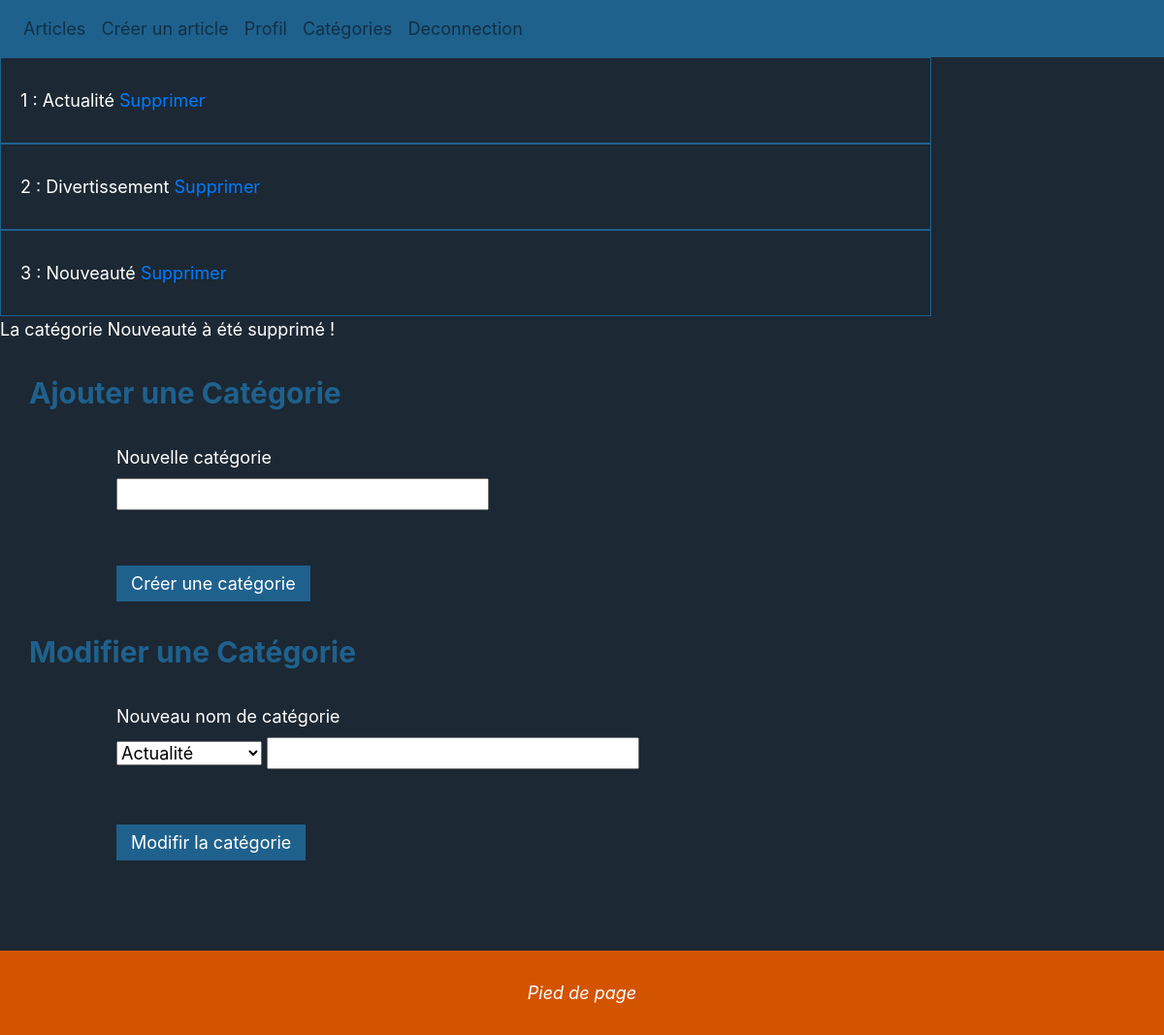
The page /admin?ac=category&id=3 (signed in) on the database its author committed.
### tables this page shows
CREATE TABLE `categories` (
  `id` int(11) NOT NULL,
  `name` varchar(255) NOT NULL
);

### Model/function.php (called while the page is built, shortened)
<?php
function connectPdo(){
    try{
        $pdo = new PDO ('mysql:host='.HOST.';dbname='.DBNAME, USER , PW , array(PDO::MYSQL_ATTR_INIT_COMMAND => 'SET NAMES utf8'));
        return $pdo ;
    }
    catch(PDOExeption $e)
    {
        echo "problème de connexion". $e->getMessage();
        return fasle ;
    }
}
function getCategories(){
    $pdo = connectPdo();
    try{
        $db = $pdo->prepare("select categories.id, categories.name from categories");
        $db->execute();
        $categories = $db->fetchALL(PDO::FETCH_OBJ);
    }catch (PDOException $e){
        echo"Erreur de connexion". $e->getMessage();
    }
    return $categories;
}
function getCategoryNameById($id){
    $pdo = connectPdo();
    try {
        $db = $pdo->prepare(" SELECT categories.name FROM categories where categories.id=:id");
        $db->execute([':id'=>$id]);
        $req = $db->fetch(PDO::FETCH_OBJ);
        return $req->name;
    }catch (PDOException $e){
        echo "Erreur de connection users". $e->getMessage();
    }
}

### View/category.php (the view, shortened to what this page needs)
<?php
if(isset($categories)){
    foreach ($categories as $category){
    ?>
    <div class='comment'><?php echo "$category->id : $category->name"; ?>
        <a class='supprcat' onclick="return confirmSuppr()" href= <?php echo "/admin?ac=category&id=$category->id" ?>>Supprimer</a>
    </div>
    <?php
    }
    if(isset($message)){
        echo "<div class='msg'>$message</div>";
    }
}
?>
<div class="title" xmlns="http://www.w3.org/1999/html">Ajouter une Catégorie</div>
<form action="/admin?ac=addcategory" id="form-addcat" method="post" enctype="multipart/form-data">
    <label for="name">Nouvelle catégorie</label><br />
    <input class="i-title" type="text" name="name" required/>
    <br />
    <br />
    <input class="i-sub" form="addcat" type="submit" value="Créer une catégorie">
</form>
<div class="title" xmlns="http://www.w3.org/1999/html">Modifier une Catégorie</div>
<form action="/admin?ac=setcategory" id="form-setcat" method="post" enctype="multipart/form-data">
    <label for="idcategory">Nouveau nom de catégorie</label><br />
    <select class="i-category" type="select" form="form-setcat" name="idcat">
        <?php
        foreach ($categories as $category){
            echo "<option value=$category->id>$category->name</option>";
        }
        ?>
    </select>
    <input class="i-title" type="text" name="namecat" required/>
    <br />
    <br />
    <input class="i-sub" type="submit" value="Modifir la catégorie">
</form>

### asset/css/style.css (style rules this page uses)
html { min-height: 100%; }
body { background-color:#1C2833;color :white;margin: 0; font-size:18px;position: relative; padding-bottom: 160px }
form { width: 80%; display: block; margin: auto; }
input, textarea { margin-bottom: 20px; }
.i-sub { border: none; display: block;background-color:#1F618D; color: white; cursor: pointer; padding: 5px; padding-right: 15px;padding-left: 15px;margin-top: 10px; }
.i-title, .i-content { width: 40% }
.title { color: #1F618D; font-size: 30px; font-weight: bold; margin: 30px; }
.comment { padding-bottom: 30px; padding-top: 30px; border: solid #1F618D 1px; padding-left: 20px;width: 80%; }

### rows shown on the page
categories: id "1", name "Actualité"
categories: id "2", name "Divertissement"
categories: id "3", name "Nouveauté", name "La catégorie Nouveauté à été supprimé !"

### other values the page prints
form field idcat "Actualité"
